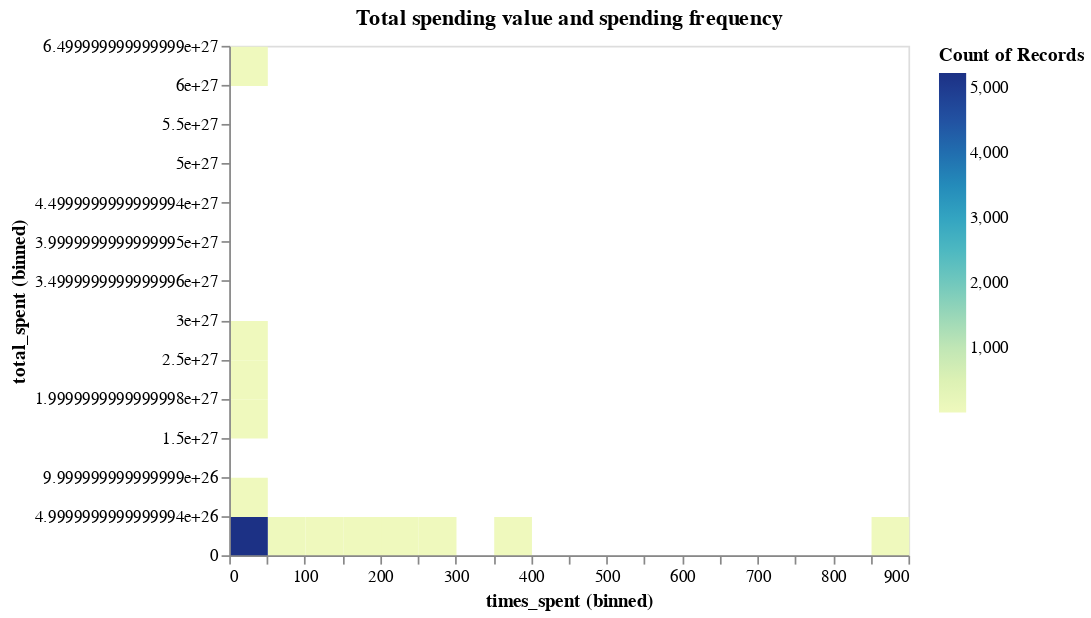

The cell this chart's notebook holds for it:
### Code cell
alt.Chart(df).mark_rect().encode(
    alt.X('times_spent:Q', bin=alt.BinParams(maxbins=20)),
    alt.Y('total_spent:Q', bin=alt.BinParams(maxbins=20)),
    alt.Color('count()'),
    alt.Tooltip('count()')
).properties(title='Total spending value and spending frequency')

### Figure 1 — Vega-Lite specification as saved in the notebook (floating-point values rounded to 4 significant figures; data arrays with more than 128 entries replaced by an {"elided": "..."} marker saying what was removed)
{"config": {"view": {"continuousWidth": 400, "continuousHeight": 300}}, "data": {"name": "data-da79b0b116e37d9b7c282c36cdc6905c"}, "mark": "rect", "encoding": {"color": {"type": "quantitative", "aggregate": "count"}, "tooltip": {"type": "quantitative", "aggregate": "count"}, "x": {"type": "quantitative", "bin": {"maxbins": 20}, "field": "times_spent"}, "y": {"type": "quantitative", "bin": {"maxbins": 20}, "field": "total_spent"}}, "title": "Total spending value and spending frequency", "$schema": "https://vega.github.io/schema/vega-lite/v4.8.1.json", "datasets": {"data-da79b0b116e37d9b7c282c36cdc6905c": {"elided": "5284 records"}}}
